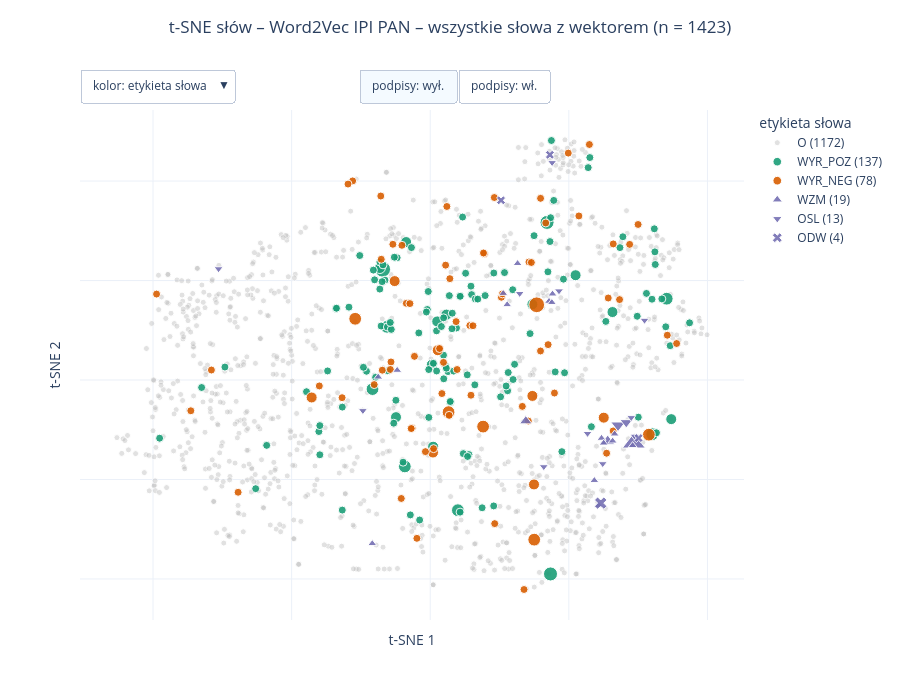

Notebook cell for this chart:
### Markdown cell above
### 2.1 Word2Vec IPI PAN – wszystkie słowa z wektorem

### Code cell
show_tsne("w2v", "all")
